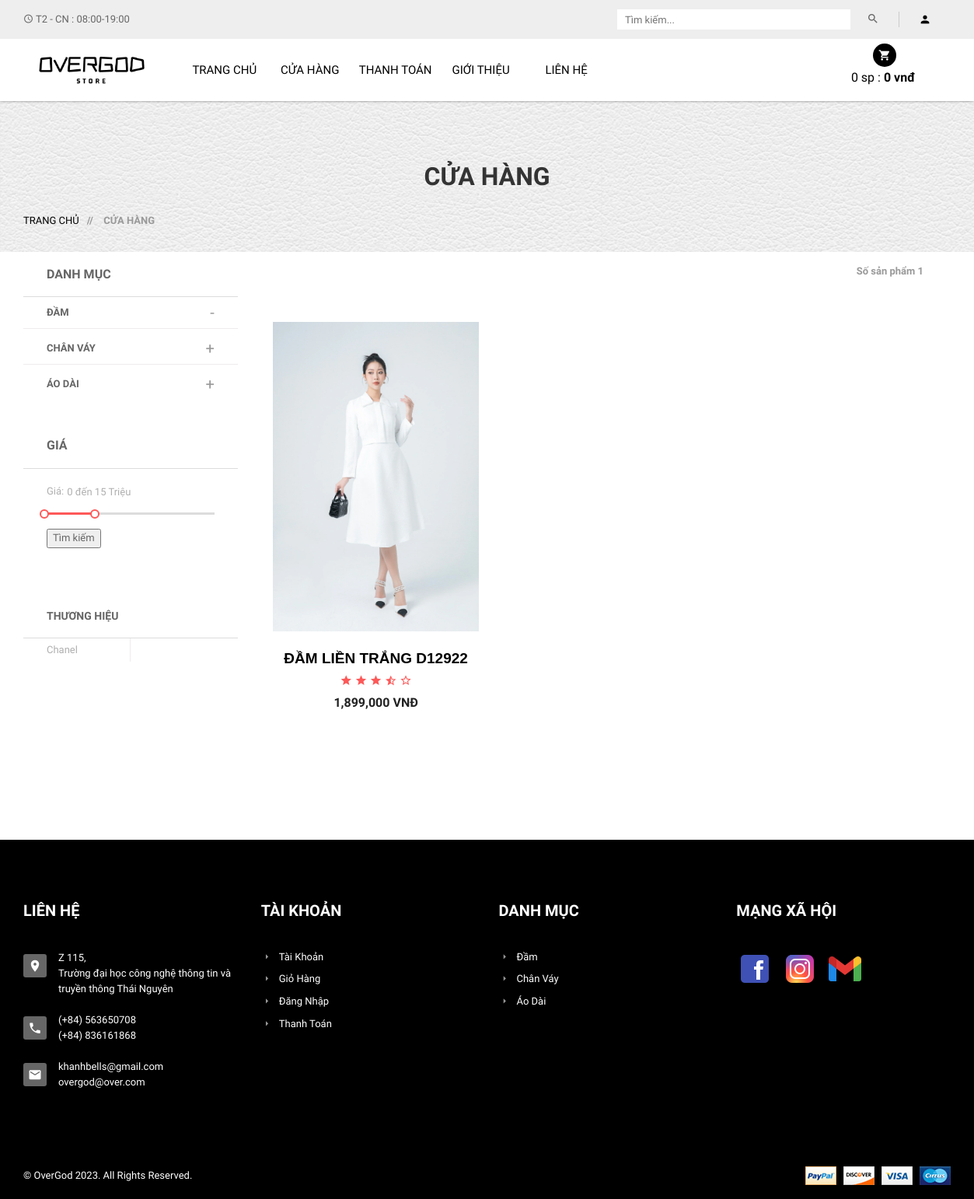
The page /?act=shop&sp=1&loai=Chanel on the database as committed earlier.
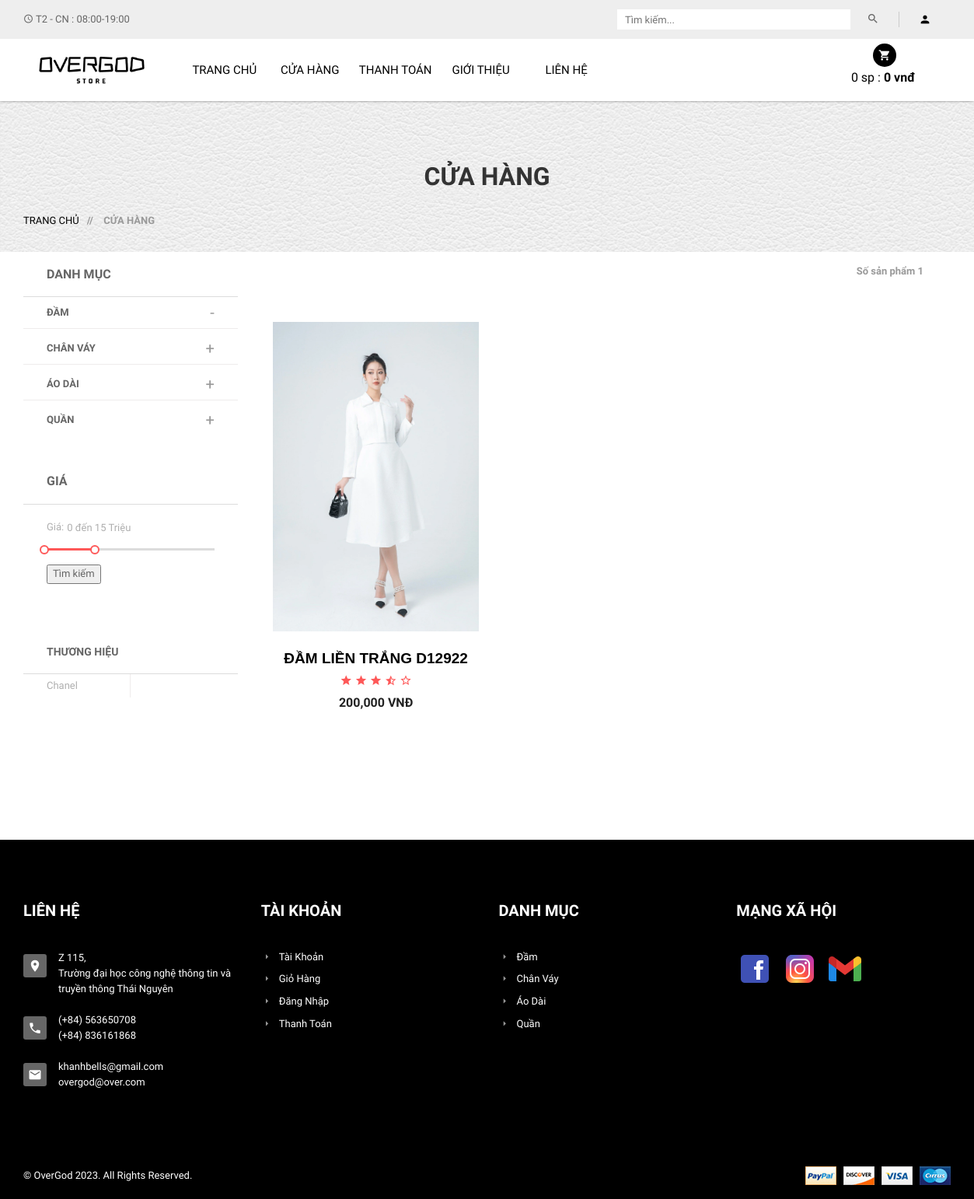
The same page on the database as committed later.
### tables this page shows
CREATE TABLE `danhmuc` (
  `MaDM` int(11) NOT NULL,
  `TenDM` varchar(255) DEFAULT NULL
);

CREATE TABLE `loaisanpham` (
  `MaLSP` int(11) NOT NULL,
  `TenLSP` varchar(70) NOT NULL,
  `HinhAnh` varchar(200) NOT NULL,
  `Mota` varchar(200) NOT NULL,
  `MaDM` int(11) NOT NULL
);

CREATE TABLE `sanpham` (
  `MaSP` int(11) NOT NULL,
  `MaLSP` int(11) NOT NULL,
  `MaDM` int(11) NOT NULL,
  `TenSP` varchar(70) NOT NULL,
  `DonGia` int(11) NOT NULL,
  `SoLuong` int(10) UNSIGNED NOT NULL DEFAULT 1,
  `HinhAnh1` varchar(200) NOT NULL,
  `HinhAnh2` varchar(255) DEFAULT NULL,
  `HinhAnh3` varchar(255) DEFAULT NULL,
  `MaKM` int(11) NOT NULL,
  `ManHinh` varchar(50) DEFAULT NULL,
  `HDH` varchar(50) DEFAULT NULL,
  `CamSau` varchar(50) DEFAULT NULL,
  `CamTruoc` varchar(50) DEFAULT NULL,
  `CPU` varchar(50) DEFAULT NULL,
  `Ram` varchar(50) DEFAULT NULL,
  `Rom` varchar(50) DEFAULT NULL,
  `SDCard` varchar(50) DEFAULT NULL,
  `Pin` varchar(50) DEFAULT NULL,
  `SoSao` int(11) NOT NULL,
  `SoDanhGia` int(11) NOT NULL,
  `TrangThai` int(11) NOT NULL,
  `MoTa` text NOT NULL,
  `ThoiGian` datetime DEFAULT NULL,
  `KichThuoc` varchar(50) DEFAULT NULL,
  `MauSac` varchar(50) DEFAULT NULL
);

### Controllers/ShopController.php (called while the page is built, shortened)
<?php
require_once ("Models/shop.php");
class ShopController
{
    var $shop_model;
    public function __construct()
    {
        $this->shop_model = new Shop();
    }
    function list()
    {
        $data_danhmuc = $this->shop_model->danhmuc();
        $data_loaisp = $this->shop_model->loaisp(0, 8);
        $data_chitietDM = array();
        for ($i = 1; $i <= count($data_danhmuc); $i++) {
            $data_chitietDM[$i] = $this->shop_model->chitietdanhmuc($i);
        }
        $data = [];
        $data_noibat = [];
        $data_tong = 0;
        if (isset($_GET['trang'])) {
            $this->handleTrang($data, $data_noibat, $data_tong);
        } else if (isset($_GET['sp']) && isset($_GET['loai'])) {
            $this->handleLoai($data, $data_noibat, $data_tong);
        } else if (isset($_GET['sp'])) {
            $this->handleDanhMuc($data, $data_noibat, $data_tong);
        } else if (isset($_POST['shop'])) {
            $this->handleShopPost($data, $data_tong);
        } else if (isset($_POST['keyword'])) {
            $this->handleKeywordPost($data, $data_noibat, $data_tong);
        } else {
            $this->handleDefault($data, $data_noibat, $data_tong);
        }
        require_once ('Views/index.php');
    }
    private function handleLoai(&$data, &$data_noibat, &$data_tong)
    {
        $data_loai = $this->shop_model->chitiet_loai($_GET['loai'], $_GET['sp']);
        if ($data_loai != null) {
            $data = $this->shop_model->chitiet($data_loai[0]['MaLSP'], $_GET['sp']);
        }
    }
}
?>

### Models/connection.php (called while the page is built, shortened)
<?php
    class connection{
        function __construct()
        {
            $severname ="localhost";
            $username ="root";
            $password ="";
            $db_name ="shopphone";
            $this->conn = new mysqli($severname,$username,$password,$db_name);
        }
    }
?>

### Models/model.php (called while the page is built, shortened)
<?php
require_once("connection.php");
class model
{
    function __construct()
    {
        $conn_obj = new connection();
        $this->conn = $conn_obj->conn;
    }
    function danhmuc()
    {
        $query =  "SELECT * from DanhMuc ";
        require("result.php");
        return $data;
    }
    function chitietdanhmuc($id)
    {
        $query =  "SELECT d.TenDM as Ten, l.* FROM danhmuc as d, loaisanpham as l WHERE d.MaDM = l.MaDM and d.MaDM = $id";
        require("result.php");
        return $data;
    }
}

### Models/result.php (called while the page is built)
<?php
$result = $this->conn->query($query);
$data = array();
while ($row = $result->fetch_assoc()) {
    $data[] = $row;
}
?>

### Models/shop.php (called while the page is built, shortened)
<?php
require_once("model.php");
class Shop extends Model
{
    function loaisp($a,$b)
    {
        $query = "SELECT * FROM loaisanpham WHERE   MaDM = 1 LIMIT $a, $b";
        require("result.php");
        return $data;
    }
    function chitiet_loai($loai,$sp)
    {
        $query = "SELECT * FROM loaisanpham WHERE  TenLSP = '$loai' and MaDM = $sp";
        require("result.php");
        return $data;
    }
    function chitiet($id,$sp)
    {
        $query = "SELECT * FROM sanpham WHERE  MaLSP = '$id' and MaDM = $sp";
        require("result.php");
        return $data;
    }
}

### Views/shop/category.php (the view, shortened to what the rows shown need)
<div class="sidebar left-sidebar">
    <div class="s-side-text">
        <div class="categories left-right-p">
            <ul id="accordion" class="panel-group clearfix">
                <?php    $i = 1; foreach ($data_chitietDM as $row) { ?>
                    <li class="panel">
                        <div data-toggle="collapse" data-parent="#accordion" data-target="#collapse<?=$i?>">
                            <div class="medium-a">
                                <b><?= $data_danhmuc[$i-1]['TenDM'] ?></b>
                            </div>
                        </div>
                    </li>
                <?php $i++;
             } ?>
            </ul>
        </div>
    </div>
    <div class="s-side-text">
        <div class="brands-select clearfix">
            <ul>
                <li>
                    <?php for($i=0;$i<1;$i++) {?>
                    <a href="?act=shop&sp=1&loai=<?=$data_loaisp[$i]['TenLSP']?>"><?=$data_loaisp[$i]['TenLSP']?></a>
                    <?php } ?>
                </li>
            </ul>
        </div>
    </div>
</div>

### Views/shop/list-products.php (shortened to what the rows shown need)
<div class="tab-content grid-content">
	<div class="tab-pane fade in active text-center" id="grid">
		<?php
		if (isset($data) and $data != NULL) {
			foreach ($data as  $value) {
		?>
				<div class="col-xs-12 col-sm-6 col-md-4">
					<div class="single-product">
						<div class="product-f">
							<a href="?act=detail&id=<?= $value['MaSP'] ?>"><img src="public/<?= $value['HinhAnh1'] ?>" alt="Product Title" class="img-products" /></a>
						</div>
						<div class="product-dsc">
							<p><a href="?act=detail&id=<?= $value['MaSP'] ?>"><?= $value['TenSP'] ?></a></p>
							<div class="ratting">
								<i class="mdi mdi-star"></i>
								<i class="mdi mdi-star"></i>
								<i class="mdi mdi-star"></i>
								<i class="mdi mdi-star-half"></i>
								<i class="mdi mdi-star-outline"></i>
							</div>
							<span><?= number_format($value['DonGia']) ?> VNĐ</span>
						</div>
					</div>
				</div>
		<?php }
		} else {
			echo '<p> KHÔNG CÓ DỮ LIỆU </p>';
		} ?>
	</div>
</div>

### Views/header_footer/footer.php (shortened to what the rows shown need)
<footer class="footer-two">
    <div class="footer-top section-padding">
        <div class="footer-dsc">
            <div class="container">
                <div class="row">
                    <div class="col-xs-6 col-sm-3 col-md-3 wide-mobile">
                        <div class="single-text">
                            <div class="footer-menu">
                                <ul>
                                    <?php foreach ($data_danhmuc as $row) { ?>
                                    <li><a href="?act=shop&sp=<?=$row['MaDM']?>"><i class="mdi mdi-menu-right"></i><?=$row['TenDM']?></a></li>
                                    <?php  } ?>
                                </ul>
                            </div>
                        </div>
                    </div>
                </div>
            </div>
        </div>
    </div>
</footer>

Rows that differ between the two databases and show on the page:
added danhmuc: TenDM "QUẦN", TenDM "Quần"
changed sanpham "ĐẦM LIỀN TRẮNG D12922": DonGia "1,899,000" → "200,000"
